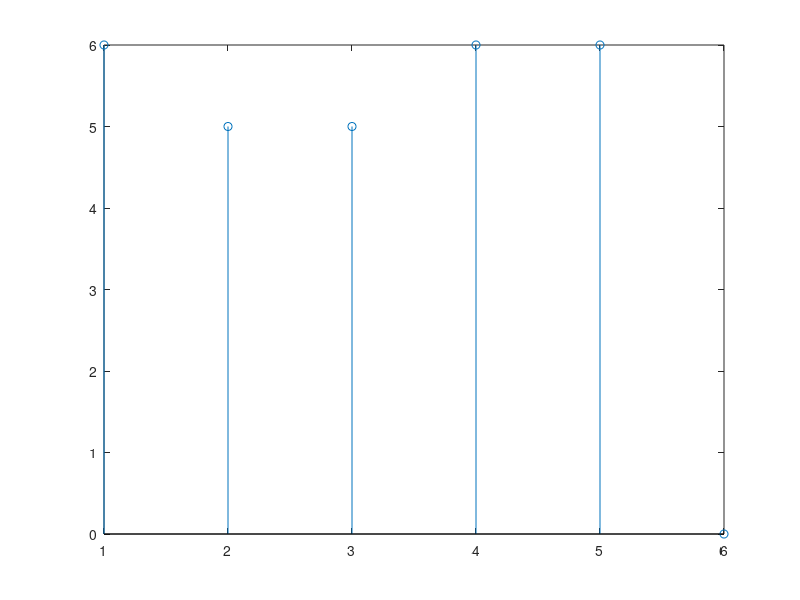

MATLAB code for this plot:
clc;
close all;
clear all;
x = [1,1,1,2,1,1];
h = [1,1,2,1];
n= max(length(x),length(h));
x = [x zeros(1,n-length(x)) ];
h = [h zeros(1,n-length(h))];

y=zeros(1,n);
for i =0:n-1
  for j = 0:n-1
      k = mod((i-j),n);
      if(i<n-1)
      y(i+1) = y(i+1) + x(j+1)*h((k+1));
      end
  end
end
t=1:length(y);
stem(t,y);
y




